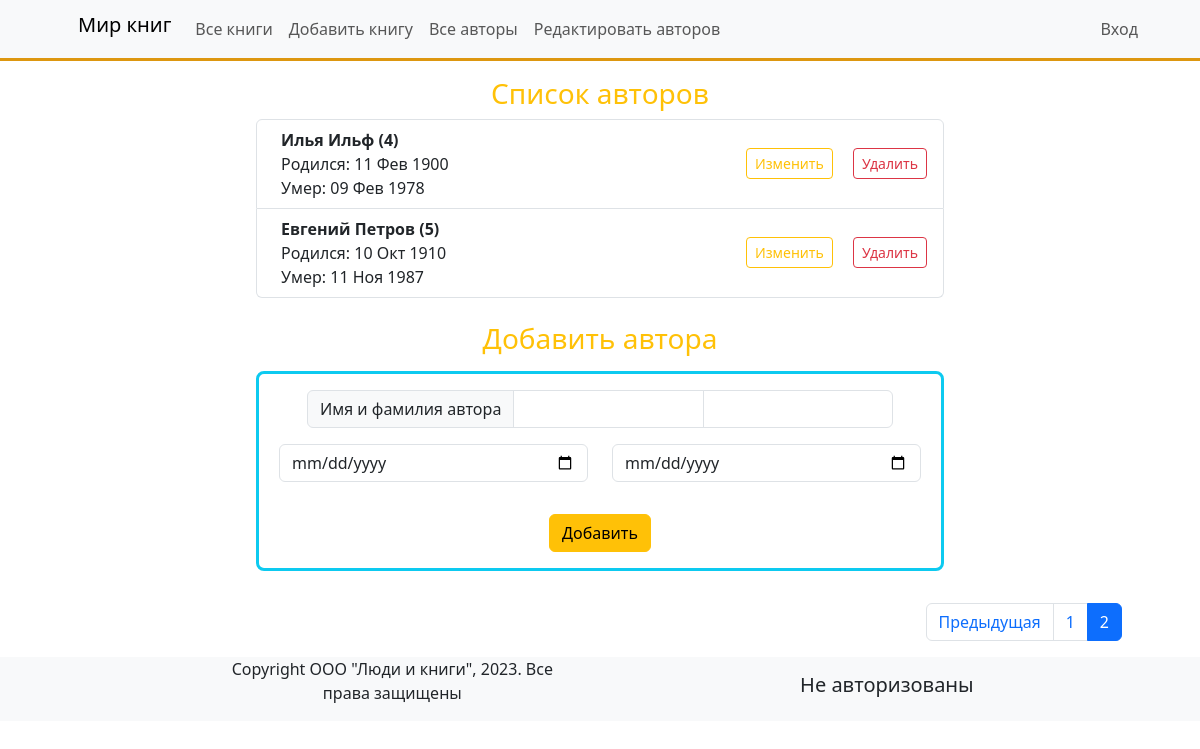
The app's page /authors_add/?page=2, older data.
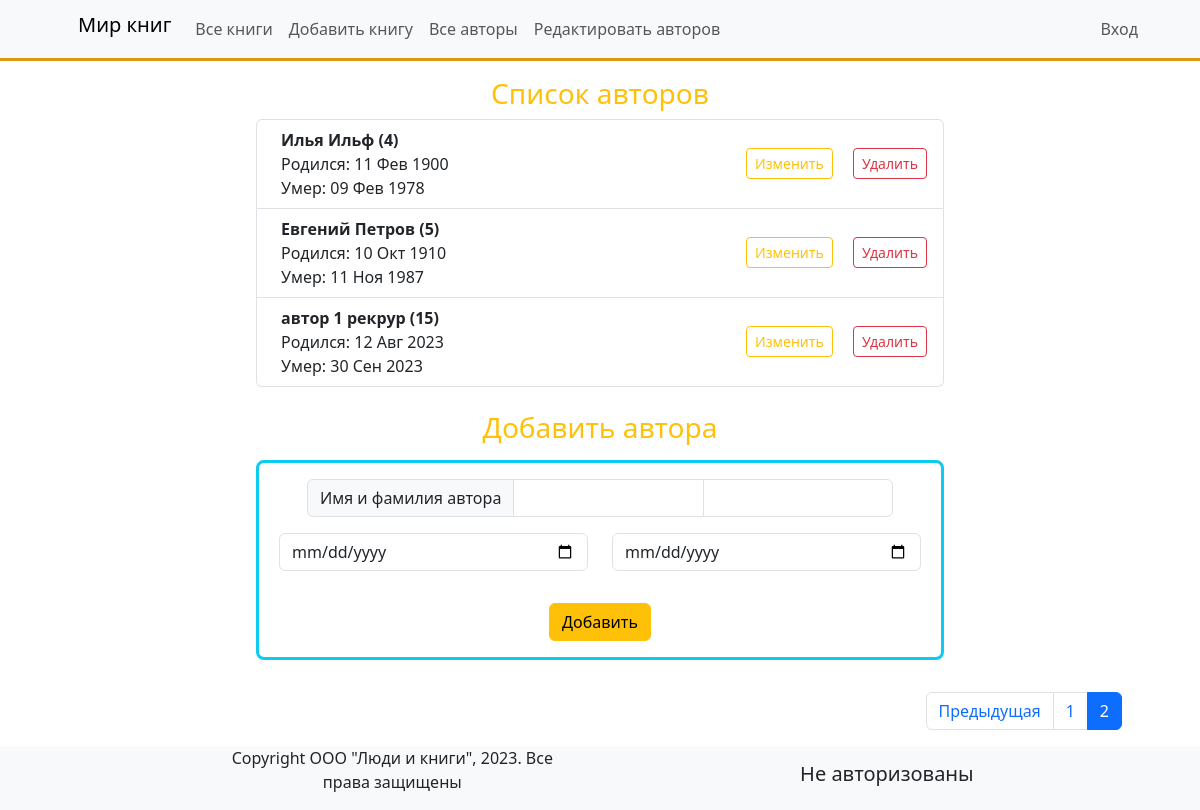
The same page, newer data.
### catalog/models.py (models this page shows, shortened)
class Author(models.Model):
    first_name = models.CharField(max_length=100, help_text='Введите имя автора',
                                  verbose_name='Имя автора')
    last_name = models.CharField(max_length=100, help_text='Введите фамилию автора',
                                 verbose_name='Фамилия автора')
    date_of_birth = models.DateField(help_text='Введите дату рождения', verbose_name='Дата рождения',
                                     null=True, blank=True)
    date_of_death = models.DateField(help_text='Введите дату смерти', verbose_name='Дата смерти',
                                     null=True, blank=True)
    class Meta:
        verbose_name = 'Автор'
        verbose_name_plural = 'Авторы'

### catalog/views.py (the view)
# urls.py: path('authors_add/', views.authors_add, name='authors-add'),
def authors_add(request):
    authors = Author.objects.all()
    pagin_authors = Paginator(authors, per_page=3)
    page_number = request.GET.get('page')
    page_obj = pagin_authors.get_page(page_number)
    return render(request, template_name='authors_add.html',
                  context={"authors": authors, 'page_object': page_obj})

### catalog/templates/authors_add.html (shortened to what this page needs)
{% extends 'base.html' %}
{% block content %}
    <div class="container px-5 py-3">
        <div class="row justify-content-center">
            <div class="col-md-8">
                <h3 class="text-center text-warning">Список авторов</h3>
                <ol class="list-group">
                    {% for author in page_object %}
                        <li class="list-group-item d-flex justify-content-between align-items-center">
                            <div class="ms-2 me-auto">
                                <div class="fw-bold">{{ author.first_name }} {{ author.last_name }} ({{ author.id }})
                                </div>
                                <span>Родился: {{ author.date_of_birth|date:'d M Y' }}</span>
                                {% if author.date_of_death %}
                                    <br>
                                    <span>Умер: {{ author.date_of_death|date:'d M Y' }}</span>
                                {% endif %}
                            </div>
                            <div class="text-center">
                                <a href="{% url 'catalog:edit' author.pk %}" class="btn btn-sm btn-outline-warning me-2">Изменить</a>
                                <a href="{% url 'catalog:delete' author.pk %}" class="btn btn-sm btn-outline-danger ms-2">Удалить</a>
                            </div>
                        </li>
                    {% endfor %}
                </ol>
            </div>
            <div class="col-8">
                <h3 class="text-center text-warning mt-4">Добавить автора</h3>
                <form action="{% url 'catalog:create' %}" method="post"
                      class="border border-3 rounded-3 border-info my-3">
                    <div class="input-group my-3 px-1 px-lg-5">
                        <span class="input-group-text">Имя и фамилия автора</span>
                        <input type="text" name="first_name" aria-label="Имя" class="form-control" required>
                        <input type="text" name="last_name" aria-label="Фамилия" class="form-control" required>
                    </div>
                    <div class="row my-3 mx-2">
                        <div class="col-lg py-3 py-sm-3 py-md-3 py-lg-0">
                            <input type="date" name="date_of_birth" class="form-control" required>
                        </div>
                        <div class="col-lg py-3 py-sm-3 py-md-3 py-lg-0">
                            <input type="date" name="date_of_death" class="form-control">
                        </div>
                    </div>
                    <div class="row justify-content-center py-3">
                        <div class="col text-center">
                            <button type="submit"
                                    class="btn btn-warning ">Добавить
                            </button>
                        </div>
                    </div>
                </form>
            </div>
        </div>
    </div>
    {% if page_object.paginator %}
        <div class="container px-5">
            <nav>
                <ul class="pagination justify-content-end">
                    {% if page_object.has_previous %}
                        <li class="page-item">
                            <a class="page-link" href="{{ request.path }}?page={{ page_obj.previous_page_number }}">Предыдущая</a>
                        </li>
                    {% endif %}
                    {% for p in page_object.paginator %}
                        <li class="page-item"><a
                                class="page-link {% if p.number == page_object.number %}active{% endif %} "
                                href="{{ request.path }}?page={{ p.number }}">{{ p.number }}</a></li>
                    {% endfor %}
                </ul>
            </nav>
        </div>
    {% endif %}
{% endblock %}

Row changes from the older to the newer data that the page shows:
added Author: first_name "автор 1", last_name "рекрур", id "15", date_of_birth "12 Авг 2023", date_of_death "30 Сен 2023"
